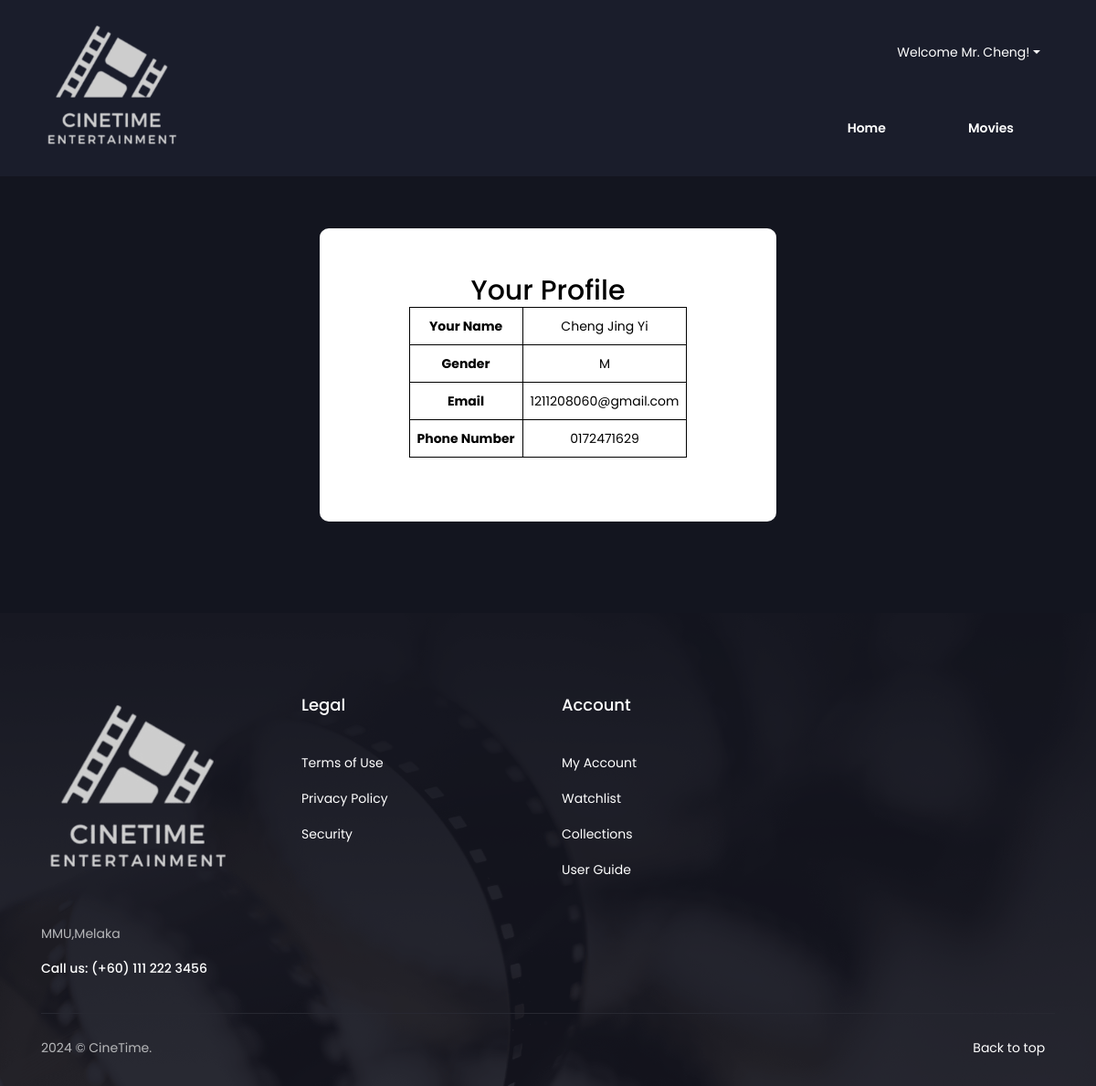
Page /Userpage/Customer.php?user_id=3 on the committed database.
### tables this page shows
CREATE TABLE `user` (
  `user_id` int(10) NOT NULL,
  `username` varchar(255) NOT NULL,
  `password` varchar(255) NOT NULL,
  `first_name` varchar(255) NOT NULL,
  `last_name` varchar(255) NOT NULL,
  `Gender` char(1) NOT NULL,
  `email` varchar(255) DEFAULT NULL,
  `phone_number` varchar(11) NOT NULL,
  `password_reset_token` varchar(255) DEFAULT NULL,
  `token_expiry` datetime DEFAULT NULL
);

### Userpage/Customer.php (the view, shortened to what this page needs)
<?php
include("connection.php");
if (isset($_SESSION['user_id'])) {
    $user_id = $_SESSION['user_id'];
} elseif (isset($_GET['user_id'])) {
    $user_id = $_GET['user_id'];
}
$sql = "SELECT * FROM user WHERE user_id = $user_id";
$result = $conn->query($sql);
$rows = $result->fetch_all(MYSQLI_ASSOC);
?>
<!DOCTYPE html>
<html lang="en">
<head>
    <link rel="stylesheet" type="text/css" href="assets/css/login.css"/>
    <link rel="stylesheet" type="text/css" href="assets/css/bootstrap.min.css" media="all" />
    <link rel="stylesheet" type="text/css" href="assets/css/slicknav.min.css" media="all" />
    <link rel="stylesheet" type="text/css" href="assets/css/icofont.css" media="all" />
    <link rel="stylesheet" type="text/css" href="assets/css/owl.carousel.css">
    <link rel="stylesheet" type="text/css" href="assets/css/magnific-popup.css">
    <link rel="stylesheet" type="text/css" href="assets/css/styles.css" media="all" />
    <link rel="stylesheet" type="text/css" href="assets/css/responsive.css" media="all" />
</head>
<body>
<header class="header">
    <div class="container">
        <div class="header-area">
            <div class="logo">
                <a href="index.php"><img src="assets/img/CTlogo.png" alt="logo" /></a>
            </div>
            <div class="header-right">
                <ul>
                    <?php
                        echo '<li class="nav-item dropdown">';
                        echo '<a class="nav-link dropdown-toggle" href="#" id="navbarDropdown" role="button" data-toggle="dropdown" aria-haspopup="true" aria-expanded="false">';
                            if ($_SESSION['Gender'] == 'M') {
                                echo 'Welcome Mr. ' . $_SESSION['first_name'] . '!';
                            } else if ($_SESSION['Gender'] == 'F'){
                                echo 'Welcome Ms. ' . $_SESSION['first_name'] . '!';
                            } else{
                                echo 'Welcome ' . $_SESSION['first_name'] . '!';
                            }
                        echo '</a>';
                    ?>
                </ul>
            </div>
            <div class="menu-area">
                <div class="mainmenu">
                    <ul id="primary-menu">
                        <?php
                        if ($_SESSION['user_id'] == 0) {
                            echo '<li><a class="active" href="index.php">Home</a></li>';
                        }
                        ?>
                        <li><a href="movies.php">Movies</a></li>
                    </ul>
                </div>
            </div>
        </div>
    </div>
</header>
<form id="signupForm" method="post" action="#">
    <div id="mainbox">
        <h2 class="profile-heading">Your Profile</h2>
        <?php
        if(isset($rows[0])) {
            $customer = $rows[0];
        ?>
        <table border="1">
            <tr>
                <th>Your Name</th>
                <td><?php echo $customer["first_name"] ." ". $customer["last_name"]; ?></td>
            </tr>
            <tr>
                <th>Gender</th>
                <td>
                    <?php
                if ($customer["Gender"]=='N')
                {
                    echo "Not specified";
                }
                else
                {
                    echo $customer["Gender"]; }?>
                </td>
            </tr>
            <tr>
                <th>Email</th>
                <td><?php echo $customer["email"]; ?></td>
            </tr>
            <tr>
                <th>Phone Number</th>
                <td><?php echo $customer["phone_number"]; ?></td>
            </tr>
        </table>
        <?php
        } else {
            echo "User not found";
        }
        ?>
    </div>
</form>
<?php include('footer.php');?>
</body>
</html>

### Userpage/assets/css/login.css (style rules this page uses)
body { line-height: 24px; font-size: 14px; color: #b6b7b9; background-image: url('/path/to/img/hero-area.png'); background-size: cover; background-repeat: no-repeat; font-family: 'Poppins', sans-serif; font-weight: 400; position: relative; margin: 0; padding: 0; padding-top: 250px; text-align: center; }
h1, h2, h3, h4, h5, h6, p, ul, ol { margin: 0; padding: 0; }
ul { list-style: none; }
a { color: #fff; text-decoration: none; transition: 0.6s; }
.header { background-color: #1a1d2b; padding: 20px 0; }
.header .container { display: flex; align-items: center; justify-content: space-between; }
.header .logo img { max-width: 100%; height: auto; }
.header .menu-area { display: flex; align-items: center; justify-content: flex-end; }
.header .mainmenu ul { display: flex; }
.header .mainmenu { text-align: right; }
.header .mainmenu ul li { margin-left: 30px; }
.header .mainmenu ul li a { color: #fff; text-decoration: none; font-weight: 600; padding: 10px 15px; border-radius: 5px; transition: all 0.3s ease; }
form { background-color: #fff; padding: 50px 0; }
form { background-color: #fff; padding: 50px; border-radius: 10px; text-align: center; max-width: 500px; margin: 0 auto; }
h2 { color: #fff; margin-bottom: 20px; text-align: center; margin-top: 0; }
#mainbox { margin: auto; width: 80%; text-align: center; color: black; }
table { margin: auto; border-collapse: collapse; background-color: white; color: black; }
th, td { border: 1px solid black; padding: 8px; }
.profile-heading { color: black; margin-top: 0; text-align: center; }

### Userpage/assets/css/styles.css (style rules this page uses)
body { line-height: 24px; font-size: 14px; color: #b6b7b9; background: #13151f; font-family: 'Poppins', sans-serif; font-weight: 400; position: relative; display: flex; flex-direction: column; min-height: 100vh; margin: 0; }
h1,h2,h3,h4,h5,h6 { font-weight: 500; color: #fff; }
h1,h2,h3,h4,h5,h6,p { margin: 0px; }
h2 { font-size: 30px; }
a { transition: 0.6s; }
a, a:hover { color: #fff; }
img { max-width: 100%; height: auto; }
a, a:hover, a:focus, a:active, button:focus { text-decoration: none; border: none; outline: 0; }
ul { list-style: none; margin: 0; padding: 0; }
.header { padding: 20px 0; position: absolute; top: 0; left: 0; width: 100%; z-index: 99; }
.header-area { display: grid; grid-template-rows: repeat(2,1fr); grid-template-columns: repeat(12,1fr); align-items: center; grid-gap: 20px; }
.logo { grid-column: span 2; grid-row: span 2; padding-right: 15px; }
.header-right { grid-column: span 10; text-align: right; display: flex; align-items: center; }
.header-right { position: relative; display: inline-block; float: right; }
.header-right ul { list-style: none; margin: 0; padding: 0; }
.header-right ul li { display: inline-block; position: relative; }
.header-right ul li a { color: #fff; padding: 12px 16px; text-decoration: none; display: block; background-color: transparent; border: none; }
.menu-area { grid-column: span 10; }
.mainmenu { text-align: right; }
.mainmenu li { display: inline-block; position: relative; }
.mainmenu li a:not(.theme-btn) { display: inline-block; margin-right: 30px; padding: 3px 0; }
.mainmenu { display: block; }
.mainmenu li a.active, .mainmenu li a:hover { color: #eb315a; }
.header-right ul li { padding: 8px 0 0; margin-left: 15px; display: inline-block; }

### Userpage/Customer.php (style rules this page uses)
#signupForm { width: 50%; }

### rows in the picture
user: first_name "Cheng", last_name "Jing Yi", Gender "M", email "1211208060@gmail.com", phone_number "0172471629"

### other values in the picture
$_SESSION['first_name'] "Cheng"
